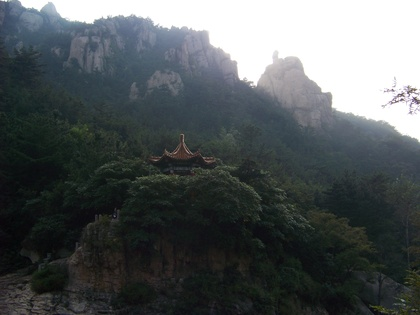
%> input picture Digital_Image_Processing/report/experience02/100_3228.JPG, 420 x 315 px, shrunk from 3264 x 2448 before the run
$ octave task2_2.m   (GNU Octave 9; MATLAB toolbox functions it lacks are replaced by stand-ins)
%> lines starting %> are read from the running program, lines starting %| are printed output that depends on the picture
%%
im=imread('100_3228.JPG');
%> im is the input picture: size 315x420x3 uint8; mean R, G, B 82.5, 88, 89.3
%im = double(im);

% 显示原图及其直方图
figure(1)
subplot(2, 1, 1)
imshow(im)
subplot(2, 1, 2)
imhist(im)

%h=[1,2,1;0,0,0;-1,-2,-1];%Sobel算子
h=[1,0,-1;2,0,-2;1,0,-1];
%h=[0,1,0;1,-4,1;0,1,0];%拉氏算子
im_filted1=filter2(h,im(:, :, 1));
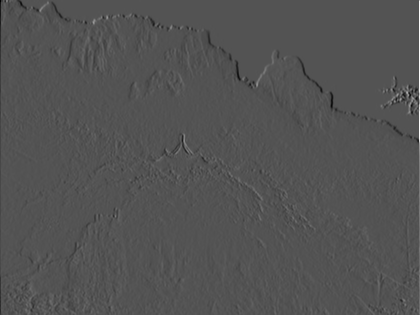
%> im_filted1: size 315x420 double; min -498, max 1020, mean -1; drawn with min black and max white
im_filted2=filter2(h,im(:, :, 2));
im_filted3=filter2(h,im(:, :, 3));
im_filted = cat(3, im_filted1, im_filted2);
im_filted = cat(3, im_filted, im_filted3);

% 显示滤波后的图像及其直方图
figure(2)
subplot(2, 1, 1)
imshow(im_filted)
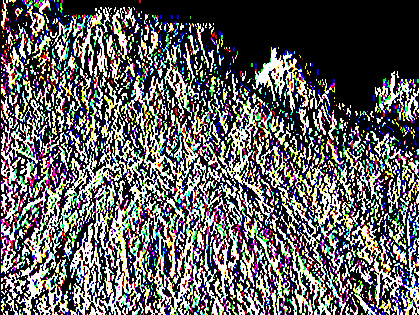
%> displayed picture: size 315x420x3, on the screen's scale of 0 to 255; mean R, G, B 96.9, 96, 96
subplot(2, 1, 2)
imhist(im_filted)
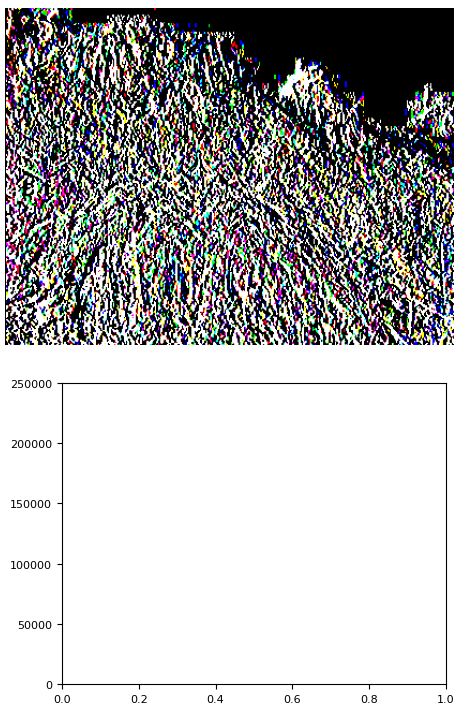
%> figure redrawn from the program's plot data, 2 panels

im_res = im;
[row, col, channel] = size(im);
%> row = 315; col = 420; channel = 3
for i = 1 : row
    for j = 1 : col
        for c = 1 : channel
            temp = uint16(im(i, j, c));
            temp = temp + uint16(im_filted(i, j, c));
            im_res(i, j, c) = temp;
        end
    end
end
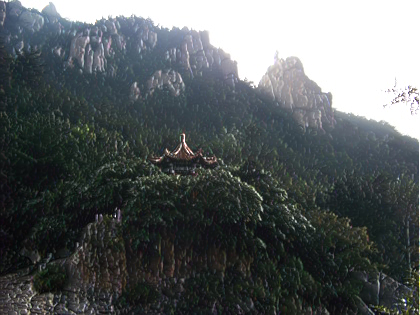
%> im_res: size 315x420x3 uint8; mean R, G, B 88.6, 94, 95.1

h=[1,2,1;0,0,0;-1,-2,-1];
%h=[0,1,0;1,-4,1;0,1,0];%拉氏算子
im_filted1=filter2(h,im(:, :, 1));
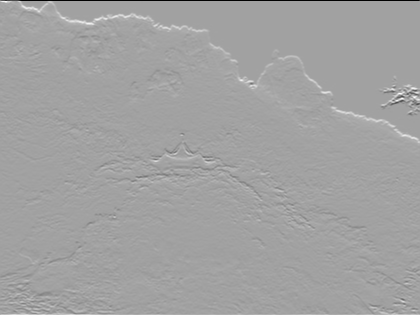
%> im_filted1: size 315x420 double; min -1020, max 590, mean 2.8; drawn with min black and max white
im_filted2=filter2(h,im(:, :, 2));
im_filted3=filter2(h,im(:, :, 3));
im_filted = cat(3, im_filted1, im_filted2);
im_filted = cat(3, im_filted, im_filted3);
for i = 1 : row
    for j = 1 : col
        for c = 1 : channel
            temp = uint16(im_res(i, j, c));
            temp = temp + uint16(im_filted(i, j, c));
            im_res(i, j, c) = temp;
        end
    end
end
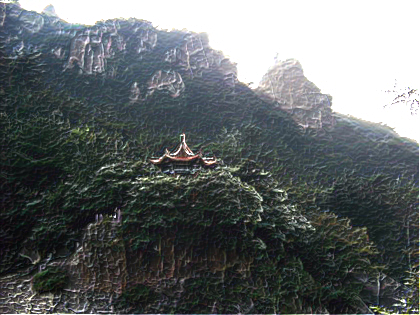
%> im_res: size 315x420x3 uint8; mean R, G, B 98.9, 104.2, 105.1
im_res = uint8(im_res);

figure(6)
subplot(2, 1, 1)
imshow(im_res)
imwrite(im_res, 'C:\Users\Asus-\Desktop\数字图像\lecture\expericnce02\实验二 空间域图像增强\100_3228_enhanced.jpg')
subplot(2, 1, 2)
imhist(im_res)
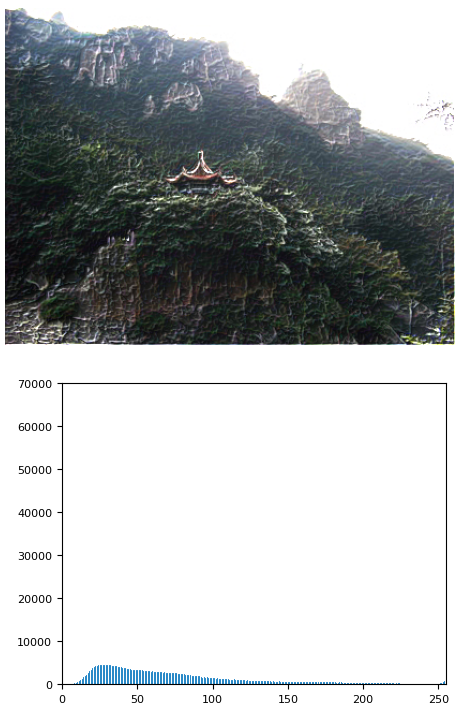
%> figure redrawn from the program's plot data, 2 panels
